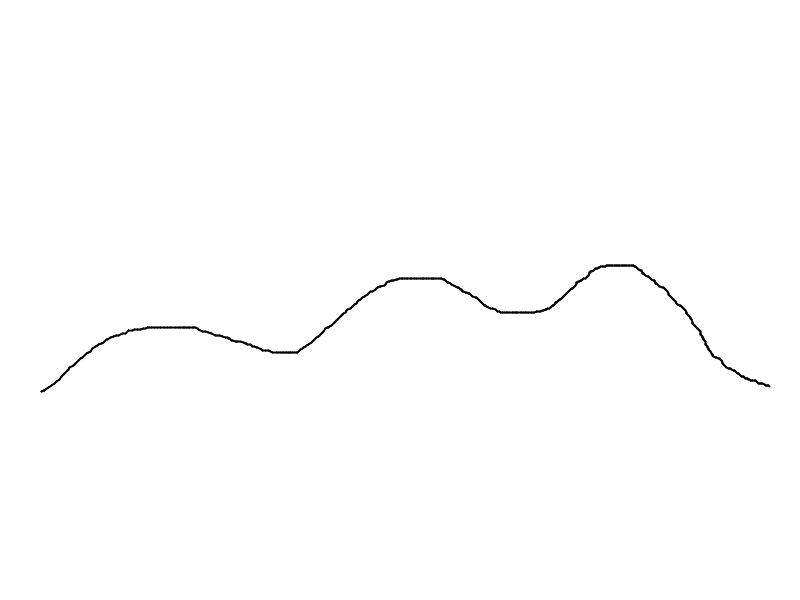
#> input picture notebooks/line.png, 800 x 600 px
$ jupyter execute img2line.ipynb   (shell and % lines are left out)   (older library calls are emulated)
#> lines starting #> are read from the running program, lines starting #| are printed output that depends on the picture; after the words box and inside, x2 and y2 are one past the last pixel; in counts of white or black regions, pixels touching at a corner belong together
[cell 1]
from matplotlib import pyplot as plt
from skimage.io import imread, imshow
import numpy as np
from sklearn.linear_model import Ridge
from sklearn.preprocessing import PolynomialFeatures
from sklearn.pipeline import make_pipeline

# Read image and threshold it (0 is the line, 1 is the backgroud)

[cell 2]
imgarr = imread("./line.png", as_grey=True)
#> imgarr is the input picture: shape (600, 800) float64; min 0, max 1, mean 0.996
imgarr[imgarr < 0.5] = 0
imgarr[imgarr >= 0.5] = 1
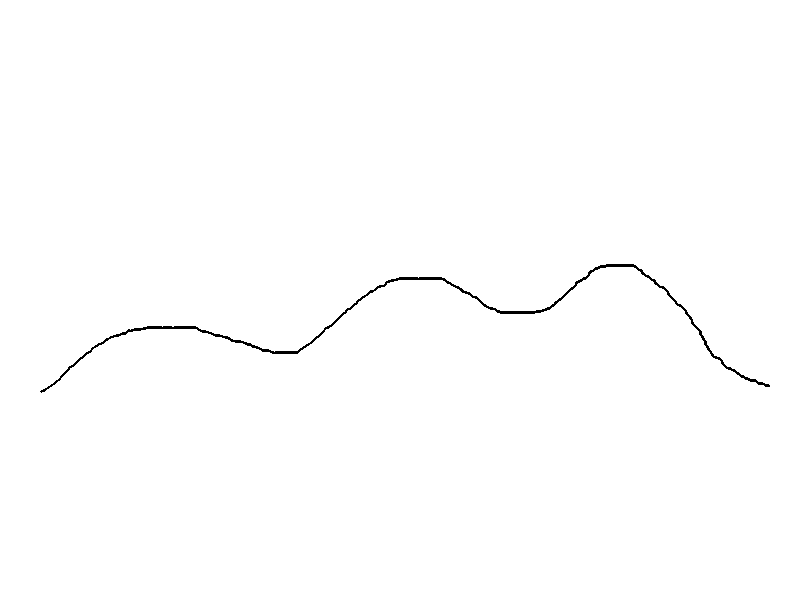
#> imgarr: shape (600, 800) float64; values 0 (black) and 1 (white), 99.5% white; black in thin lines or dots, all inside (x1, y1, x2, y2) = (40, 264, 770, 393)
plt.figure()
imshow(imgarr)
plt.show()

# Extract x and y coordinates of the line from the image

[cell 3]
imgarrflip = imgarr[::-1]  # bottom left = 0,0
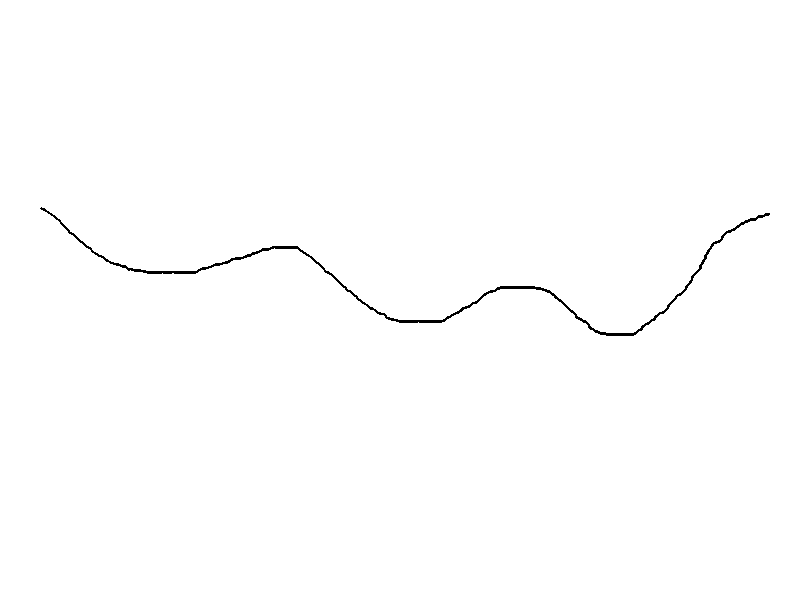
#> imgarrflip: shape (600, 800) float64; values 0 (black) and 1 (white), 99.5% white; black in thin lines or dots, all inside (x1, y1, x2, y2) = (40, 207, 770, 336)
colmin = np.min(imgarrflip, axis=0)  # minimum values of every column
#> colmin = 800 values, max 1 at index 0, min 0 at index 40, mean 0.0875
x_min = np.argmin(colmin)  # searching for first zero from the start
#> x_min = 40
x_max = len(colmin) - np.argmin(colmin[::-1], axis=0) - 1 # searching for first zero from the last
#> x_max = 769
x = np.arange(x_min, x_max + 1)  # + 1 to include x_max as well
#> x = 730 values from 40 to 769
y = np.argmin(imgarrflip[:, x], axis=0)  # y coordinates from the slice determined by x coordinates
#> y = 730 values, max 333 at index 566, min 207 at index 1, mean 278.4
# Convert x and y to start from zero
x = x - np.min(x)
#> x = 730 values from 0 to 729
y = y - np.min(y)
#> y = 730 values, max 126 at index 566, min 0 at index 1, mean 71.43

plt.figure()
plt.plot(x, y)
plt.xlim(0, len(x))
plt.ylim(min(y), max(y))
plt.show()
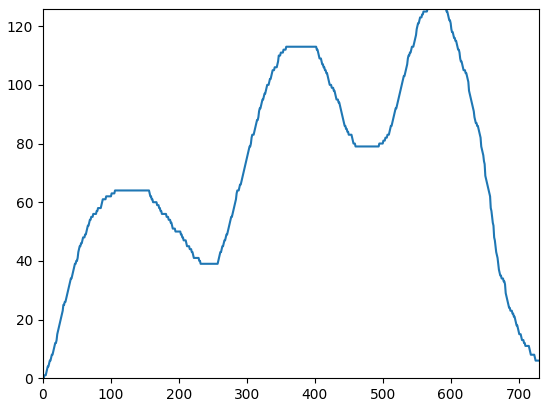
#> figure drawn by matplotlib, 1 panel; curve peaks at x = 566, y = 126

# Train the model and plot the predicted y coordinates

[cell 4]
degree = 12

# shuffle x and y
random_order = np.random.permutation(len(x))
X_train = x[random_order][:, np.newaxis]
Y_train = y[random_order]
#> Y_train = 730 values, max 126 at index 36, min 0 at index 41, mean 71.43

# Train model
model = make_pipeline(PolynomialFeatures(degree), Ridge())
model.fit(X_train, Y_train)

from matplotlib import pyplot as plt
# to keep the order
x_orig = np.copy(x)
#> x_orig = 730 values from 0 to 729
y_orig = np.copy(y)
#> y_orig has the same summary as y

X_test = x_orig[:, np.newaxis]
#> X_test = 730 values from 0 to 729
Y_test = y_orig
#> Y_test has the same summary as y

plt.figure()
plt.plot(X_test, Y_test,
         color='teal',
         linewidth=2,
         label="ground truth")
plt.scatter(x_orig, y_orig,
            color='navy',
            s=30,
            marker='o',
            label="training points")
Y_pred = model.predict(X_test)
plt.plot(X_test, Y_pred, color='orange', linewidth=2,
         label="degree %d" % degree)
plt.show()
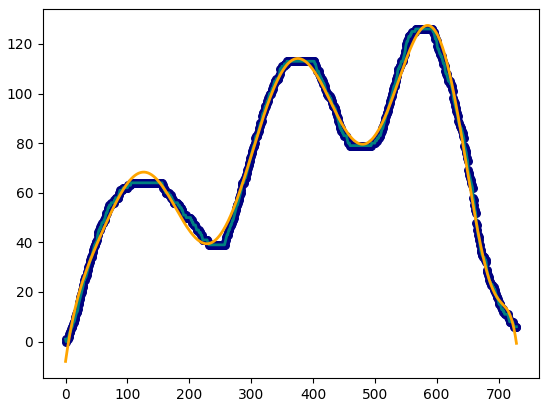
#> figure drawn by matplotlib, 1 panel; curve peaks at x = 566, y = 126; curve peaks at x = 585, y = 127.5
